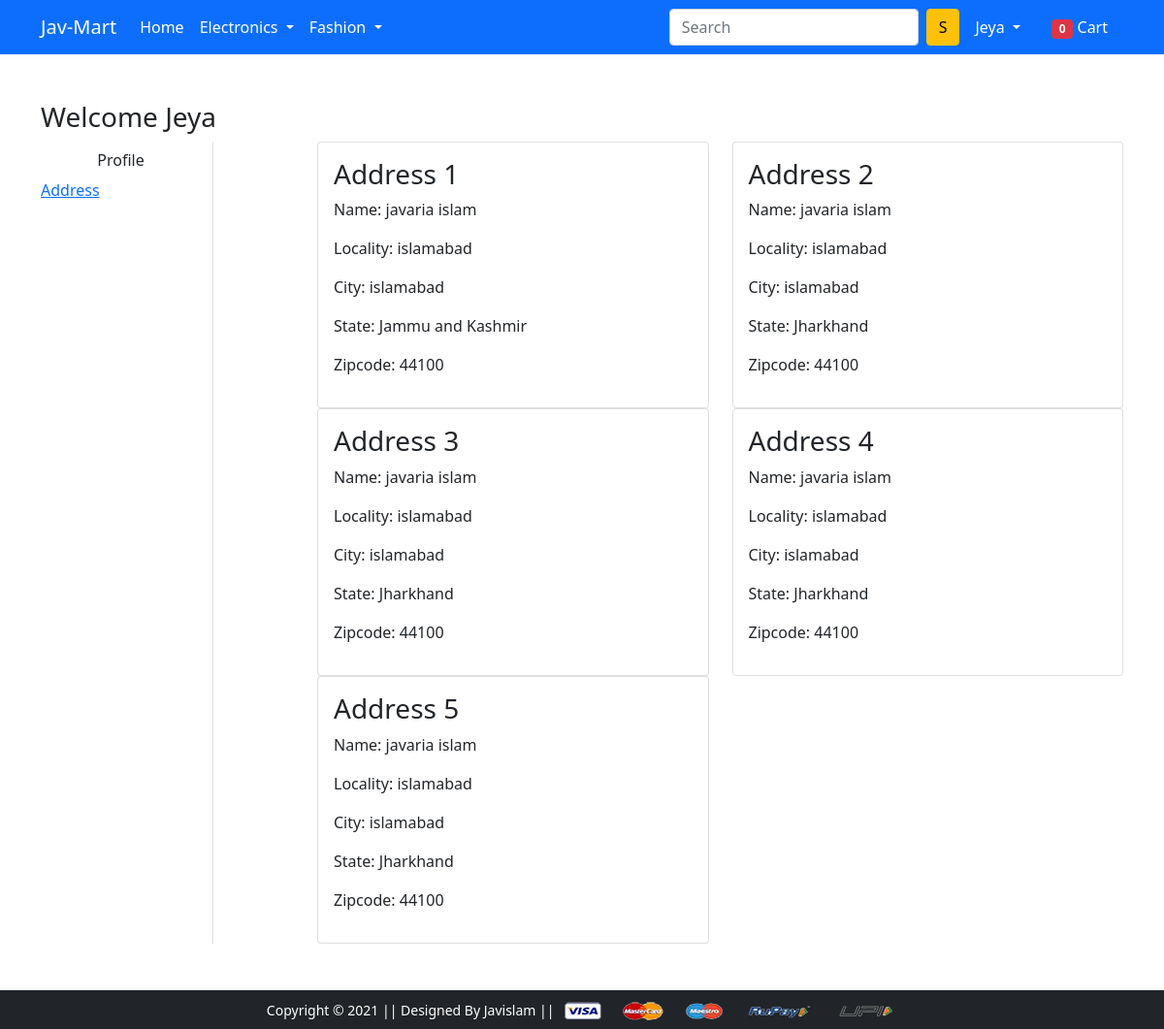
/address/ (signed in), run on the app's committed database.
### app/models.py (models this page shows)
class Customer(models.Model):
    user = models.ForeignKey(User, on_delete=models.CASCADE)
    name = models.CharField(max_length=200,)
    locality = models.CharField(max_length=200,)
    city = models.CharField(max_length=150,)
    zipcode = models.IntegerField()
    state= models.CharField(choices=STATE_CHOICES, max_length=150)

### app/views.py (the view)
# urls.py: path('address/', views.address, name='address'),
@login_required
def address(request):
  totalitem=0
  if request.user.is_authenticated:
    totalitem=len(Cart.objects.filter(user=request.user))
  add=Customer.objects.filter(user=request.user)
  return render(request, 'app/address.html',{'add':add,'active':'btn-primary', 'totalitem':totalitem})

### app/templates/app/address.html (shortened to what this page needs)
{% extends 'app/base.html' %}
{% load static %}
{% block main-content %}
<div class="container my-5">
 <div class="row">
    <h3>Welcome <span class="text-capitalize">{{request.user}}</span></h3>
  <div class="col-sm-2 border-end">
   <ul class="list-unstyled">
    <li class="d-grid"><a href="{% url 'profile' %}" class="btn">Profile</a></li>
    <li class="d-grid"><a href="{% url 'address' %}" class="btn{{active}}">Address</a></li>
   </ul>
  </div>
  <div class="col-sm-9 offset-sm-1">
   <div class="row">
       {% for ad in add %}
    <div class="col-sm-6">
     <div class="card">
      <div class="card-body">
       <h3>Address {{forloop.counter}}</h3>
       <p>Name: {{ad.name}}</p>
       <p>Locality: {{ad.locality}}</p>
       <p>City: {{ad.city}}</p>
       <p>State: {{ad.state}}</p>
       <p>Zipcode: {{ad.zipcode}}</p>
      </div>
     </div>
    </div>
    {% endfor %}
   </div>
  </div>
 </div>
</div>
{% endblock main-content %}

### app/templates/app/base.html (shortened to what this page needs)
<!doctype html>
{% load static %}
<html lang="en">
  <head>
    <link href="https://cdn.jsdelivr.net/npm/bootstrap@5.0.0-beta1/dist/css/bootstrap.min.css" rel="stylesheet">
    <link rel="stylesheet" href="{% static 'app/css/owl.carousel.min.css' %}">
    <link rel="stylesheet" href="{% static 'app/css/all.min.css' %}">
    <link rel="stylesheet" href="{% static 'app/css/style.css' %}">
  </head>
  <body>
    <nav class="navbar navbar-expand-lg navbar-dark bg-primary">
     <div class="container">
       <a class="navbar-brand" href="/">Jav-Mart</a>
       <div class="collapse navbar-collapse" id="navbarSupportedContent">
         <ul class="navbar-nav me-auto mb-2 mb-lg-0">
           <li class="nav-item">
             <a class="nav-link active" aria-current="page" href="/">Home</a>
           </li>
           <li class="nav-item dropdown">
             <a class="nav-link dropdown-toggle text-white" href="#" id="electronicsDropdown" role="button" data-bs-toggle="dropdown" aria-expanded="false">
               Electronics
             </a>
           </li>
           <li class="nav-item dropdown">
             <a class="nav-link dropdown-toggle text-white" href="#" id="fashionDropdown" role="button" data-bs-toggle="dropdown" aria-expanded="false">
               Fashion
             </a>
           </li>
         </ul>
         <form class="d-flex">
           <input class="form-control me-2" type="search" placeholder="Search" aria-label="Search">
           <button class="btn btn-warning" type="submit">S</button>
         </form>
         <div>
          <ul class="navbar-nav me-auto mb-2 mb-lg-0">
            {% if request.user.is_authenticated %}
           <li class="nav-item dropdown mx-2">
              <a class="nav-link dropdown-toggle text-white" href="#" id="profileDropdown"
               role="button" data-bs-toggle="dropdown" aria-expanded="false">
                {{request.user|capfirst}}
              </a>
            </li>
            <li class="nav-item mx-2">
             <a href="{% url 'showcart' %}" class="nav-link text-white">
               <span class="badge bg-danger">{{totalitem}}</span> Cart </a>
            </li>
            {% endif %}
          </ul>
         </div>
       </div>
     </div>
    </nav>
    {% block main-content %} {% endblock main-content %}
    <footer class="container-fluid bg-dark text-center p-2 mt-5">
        <small class="text-white">Copyright &copy; 2021 || Designed By Javislam || </small>
        <img src="{% static 'app/images/payment.png' %}" alt="" srcset="" class="img-fluid" height="2px">
    </footer>
  </body>
</html>

### data on the page
Customer: name "javaria islam", locality "islamabad", city "islamabad", state "Jammu and Kashmir", zipcode "44100"
Customer: name "javaria islam", locality "islamabad", city "islamabad", state "Jharkhand", zipcode "44100"
Customer: name "javaria islam", locality "islamabad", city "islamabad", state "Jharkhand", zipcode "44100"
Customer: name "javaria islam", locality "islamabad", city "islamabad", state "Jharkhand", zipcode "44100"
Customer: name "javaria islam", locality "islamabad", city "islamabad", state "Jharkhand", zipcode "44100"

### other printed values
{{ request.user|capfirst }} "Jeya"
{{ totalitem }} "0"
{{ request.user }} "Jeya"
